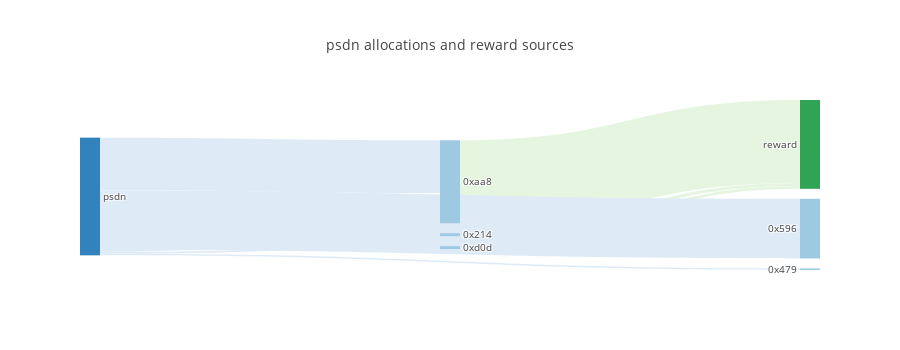

The cell this chart's notebook holds for it:
### Code cell
# round 11
_wallet_labels = [
    # "whale1", "whale2", "whale3", 
    "psdn"]
# _wallet_labels = ["shrimp1", "shrimp2", "shrimp3", "psdn"]
# df_nodes, df_links = load_nodes_and_links(ve_allocations, nft_lp_rewards, "psdn", 11)

for _wallet_label in _wallet_labels:
    _df_nodes, _df_links = load_nodes_and_links(ve_allocations, nft_lp_rewards, _wallet_label, 14)
    # df_nodes = df_nodes.append(_df_nodes, ignore_index=True)
    # df_links = df_links.append(_df_links, ignore_index=True)
    plot_allocation_reward_sankey(_df_nodes, _df_links, _wallet_label)

### Figure 1 — Plotly figure (JSON) as saved in the notebook; plotly's stock layout.template omitted (floating-point values rounded to 4 significant figures)
{"data": [{"arrangement": "snap", "domain": {"x": [0, 1], "y": [0, 1]}, "link": {"color": ["#deebf7", "#e5f5e0", "#deebf7", "#deebf7", "#e5f5e0", "#deebf7", "#e5f5e0", "#deebf7"], "source": [0, 1, 0, 0, 3, 0, 4, 0], "target": [1, 6, 2, 3, 6, 4, 6, 5], "value": [193.1, 303.5, 164.9, 193.1, 303.5, 5538.0, 8703.0, 6253.0]}, "node": {"color": ["#3182bd", "#9ecae1", "#9ecae1", "#9ecae1", "#9ecae1", "#9ecae1", "#31a354"], "label": ["psdn", "0x214", "0x479", "0xd0d", "0xaa8", "0x596", "reward"], "line": {"color": "black", "width": 0}, "pad": 10}, "orientation": "h", "type": "sankey", "valueformat": ".1f"}], "layout": {"font": {"size": 10}, "height": 350, "title": "psdn allocations and reward sources"}}
